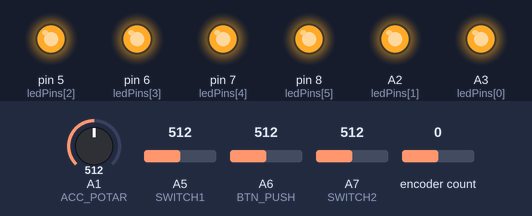
The sketch below on a simulated Arduino Nano, built with avr-gcc and run on an emulated ATmega328P. Shown: output pins drawn as LEDs (lit = HIGH). Inputs (shaded band) come from the test bench; at power-on: A1 (ACC_POTAR) = 512, A5 (SWITCH1) = 512, A6 (BTN_PUSH) = 512, A7 (SWITCH2) = 512, encoder count 0. No radio packets arrive unless stated; what the sketch prints to the serial monitor is not drawn.

Above: at 2.2 s.
2.3 s: A1 (ACC_POTAR) set to 212
3.8 s: A1 (ACC_POTAR) set to 179
At 5.0 s:
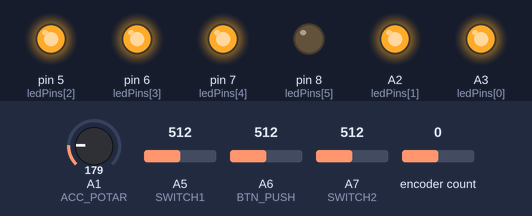
5.3 s: A1 (ACC_POTAR) set to 158
At 6.5 s:
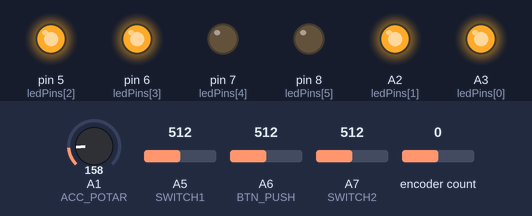
6.8 s: A1 (ACC_POTAR) set to 142
8.3 s: A1 (ACC_POTAR) set to 119
At 9.3 s:
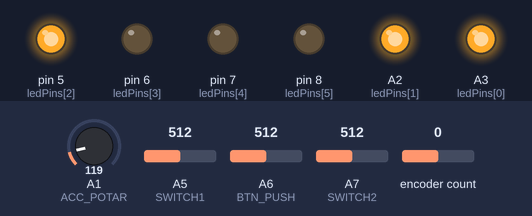
9.8 s: A1 (ACC_POTAR) set to 240
At 10.8 s:
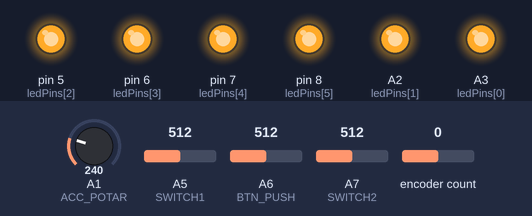
Timing chart, 0 to 12.3 s (numbered marks = the images above; inputs shaded):
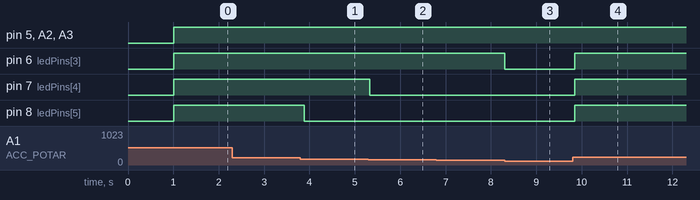

The sketch:

control.ino
```cpp
/* Includes ------------------------------------------------------------------*/
#include <SPI.h>
#include <nRF24L01.h>
#include <RF24.h>
#include <Encoder.h>

/* Ports ---------------------------------------------------------------------*/
#define CE_PIN   9
#define CSN_PIN 10
#define ACC_POTAR A1

#define SWITCH1 A5
#define SWITCH2 A7
#define BTN_PUSH A6
/*threadhold*/
#define MIN_POTAR_VAL 0
#define MAX_POTAR_VAL 230

/* nRF24l01 ------------------------------------------------------------------*/
// NOTE: the "LL" at the end of the constant is "LongLong" type
const uint64_t pipe = 0xE8E8F0F0E1LL; // Define the transmit pipe
RF24 radio(CE_PIN, CSN_PIN); // Create a Radio
/* Joystick ------------------------------------------------------------------*/
int joystick[5]; // 2 element array holding Joystick readings
/* ---------------------------------------------------------------------------*/
Encoder myEnc(3, 4);

#define BARRE_MIDDLE 590
#define BARRE_MIN 0
#define BARRE_MAX 1180
int barreValue = BARRE_MIDDLE;

#define NB_LED 6
int ledPins[] = {
  A3, A2, 5, 6, 7, 8
};


void setup(){

  Serial.begin(9600);
  delay(1000);

  radio.begin();
  radio.setRetries(0, 15);
  radio.setPALevel(RF24_PA_HIGH);
  radio.openWritingPipe(pipe);
  barreValue = BARRE_MIDDLE;
  for (int thisLed = 0; thisLed < NB_LED; thisLed++) {
    pinMode(ledPins[thisLed], OUTPUT);
  }
}

void loop(){
  updateBarre();

  joystick[0] = map(barreValue, BARRE_MIN, BARRE_MAX, 0, 100) ;// analogRead(JOYSTICK_X);
  joystick[1] = map(analogRead(ACC_POTAR), MIN_POTAR_VAL, MAX_POTAR_VAL, 0, 100);
  joystick[2] = analogRead(SWITCH1) > 100 ? 1 : 0;
  joystick[3] = analogRead(SWITCH2) > 100 ? 1 : 0;
  joystick[4] = analogRead(BTN_PUSH) > 100 ? 1 : 0;

  Serial.print("Barre value : ");
  Serial.println(barreValue);
  Serial.print("Barre value send : ");
  Serial.println(joystick[0]);
  // Serial.print("Valeur lue : ");
  // Serial.println(analogRead(ACC_POTAR));
  // Serial.print("Joy 2 : ");
  // Serial.println(joystick[2]);
  // Serial.print("joy 3 : ");
  // Serial.println(joystick[3]);
  // Serial.print("joy 4 : ");
  // Serial.println(joystick[4]);

  updateBarrGraph();

  radio.write( joystick, sizeof(joystick));

  delay(100);
}

void updateBarrGraph()
{
  // map the result to a range from 0 to the number of LEDs:
  int ledLevel = (map(joystick[1], 0, 100, 0, NB_LED+1));

  // loop over the LED array:
  for (int thisLed = 0; thisLed < NB_LED; thisLed++) {
    // if the array element's index is less than ledLevel,
    // turn the pin for this element on:
    if (thisLed < ledLevel) {
      digitalWrite(ledPins[thisLed], HIGH);
    }
    // turn off all pins higher than the ledLevel:
    else {
      digitalWrite(ledPins[thisLed], LOW);
    }
  }
}

void updateBarre()
{
  barreValue += 10 * getSensRotation();

  if(barreValue > BARRE_MAX) {
    barreValue = BARRE_MAX;
  } else if(barreValue < BARRE_MIN){
    barreValue = BARRE_MIN;
  }
}

long oldPosition = -9999;
int8_t getSensRotation()
{
    long newPosition = myEnc.read();
    if (newPosition != oldPosition) {

      Serial.println(newPosition);
    }

    int val = oldPosition - newPosition;
    oldPosition = newPosition;
    return val;

    if(newPosition > oldPosition){
      oldPosition = newPosition;
      return 1;
    } else if(newPosition < oldPosition){
        oldPosition = newPosition;
        return -1;
    }
    oldPosition = newPosition;
    return 0;
}
```

Measured:
- the behaviour switches between 198 and 197 on A1 (ACC_POTAR) (found by bisection; images 0 and 1)
- the behaviour switches between 166 and 165 on A1 (ACC_POTAR) (found by bisection; images 1 and 2)
- the behaviour switches between 134 and 133 on A1 (ACC_POTAR) (found by bisection; images 2 and 3)
- after the input at 2.3 s, every drawn part: stays the same
- after the input at 3.8 s, pin 8 (ledPins[5]): HIGH → LOW after 0.09 s
- after the input at 5.3 s, pin 7 (ledPins[4]): HIGH → LOW at once
- after the input at 6.8 s, every drawn part: stays the same
- after the input at 8.3 s, pin 6 (ledPins[3]): HIGH → LOW at once
- after the input at 9.8 s, pin 6 (ledPins[3]), pin 7 (ledPins[4]), pin 8 (ledPins[5]): LOW → HIGH after 0.05 s
